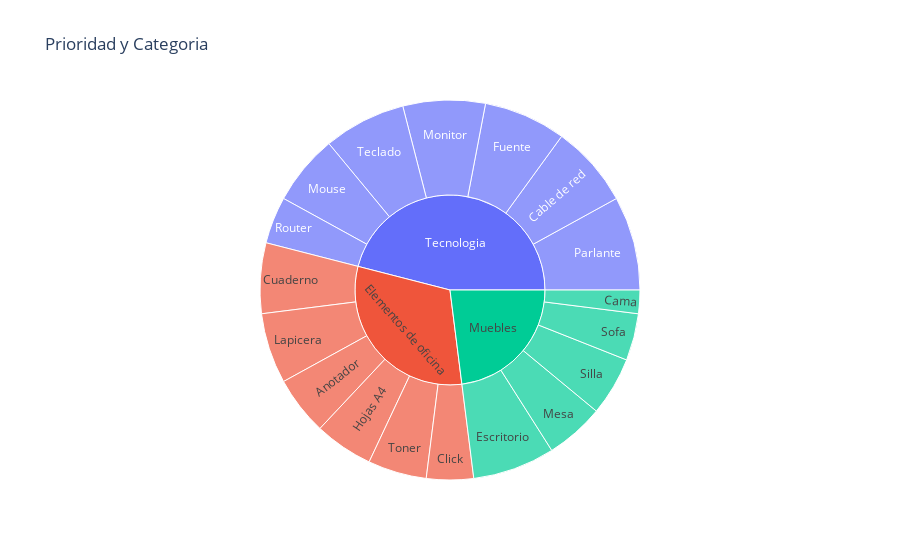

The code cell stored with this chart in its notebook:
### Code cell
fig = px.sunburst(df, path=['Categoria','Subcategoria'], title ='Prioridad y Categoria',
                 labels={'Categoria': 'Subcategoria'})
fig.show()

### Figure 1 — Plotly figure (JSON) as saved in the notebook; plotly's stock layout.template omitted (floating-point values rounded to 4 significant figures)
{"data": [{"branchvalues": "total", "domain": {"x": [0, 1], "y": [0, 1]}, "hovertemplate": "labels=%{label}<br>count=%{value}<br>parent=%{parent}<br>id=%{id}<extra></extra>", "ids": ["Elementos de oficina/Anotador", "Tecnologia/Cable de red", "Muebles/Cama", "Elementos de oficina/Click", "Elementos de oficina/Cuaderno", "Muebles/Escritorio", "Tecnologia/Fuente", "Elementos de oficina/Hojas A4", "Elementos de oficina/Lapicera", "Muebles/Mesa", "Tecnologia/Monitor", "Tecnologia/Mouse", "Tecnologia/Parlante", "Tecnologia/Router", "Muebles/Silla", "Muebles/Sofa", "Tecnologia/Teclado", "Elementos de oficina/Toner", "Elementos de oficina", "Muebles", "Tecnologia"], "labels": ["Anotador", "Cable de red", "Cama", "Click", "Cuaderno", "Escritorio", "Fuente", "Hojas A4", "Lapicera", "Mesa", "Monitor", "Mouse", "Parlante", "Router", "Silla", "Sofa", "Teclado", "Toner", "Elementos de oficina", "Muebles", "Tecnologia"], "name": "", "parents": ["Elementos de oficina", "Tecnologia", "Muebles", "Elementos de oficina", "Elementos de oficina", "Muebles", "Tecnologia", "Elementos de oficina", "Elementos de oficina", "Muebles", "Tecnologia", "Tecnologia", "Tecnologia", "Tecnologia", "Muebles", "Muebles", "Tecnologia", "Elementos de oficina", "", "", ""], "type": "sunburst", "values": [5, 7, 2, 4, 6, 7, 7, 5, 6, 5, 7, 6, 8, 4, 5, 4, 7, 5, 31, 23, 46]}], "layout": {"legend": {"tracegroupgap": 0}, "title": {"text": "Prioridad y Categoria"}}}
